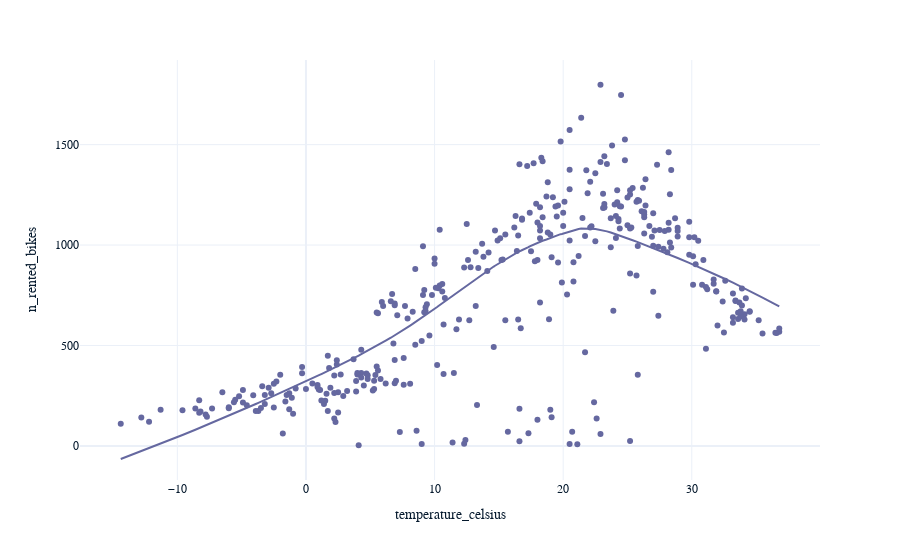

Notebook code for this chart:
### Markdown cell above
### Explore the relation between weather and rentals

### Code cell
# Query df to only keep observations at noon
noon_rides = df.query('hour == 12')

# Create a scatter plot showing temperature against number of rented bikes
# Add a trendline if you feel like it
px.scatter(noon_rides, x = 'temperature_celsius', y = 'n_rented_bikes', trendline = 'lowess')

### Figure 1 — Plotly figure (JSON) as saved in the notebook; plotly's stock layout.template omitted (floating-point values rounded to 4 significant figures; data arrays with more than 128 entries replaced by an {"elided": "..."} marker saying what was removed)
{"data": [{"hovertemplate": "temperature_celsius=%{x}<br>n_rented_bikes=%{y}<extra></extra>", "legendgroup": "", "marker": {"color": "#6568a0", "symbol": "circle"}, "mode": "markers", "name": "", "orientation": "v", "showlegend": false, "x": {"elided": "353 float values"}, "xaxis": "x", "y": {"elided": "353 int values"}, "yaxis": "y", "type": "scatter"}, {"hovertemplate": "<b>LOWESS trendline</b><br><br>temperature_celsius=%{x}<br>n_rented_bikes=%{y} <b>(trend)</b><extra></extra>", "legendgroup": "", "marker": {"color": "#6568a0", "symbol": "circle"}, "mode": "lines", "name": "", "showlegend": false, "x": {"elided": "353 float values"}, "xaxis": "x", "y": {"elided": "353 float values"}, "yaxis": "y", "type": "scatter"}], "layout": {"xaxis": {"anchor": "y", "domain": [0, 1], "title": {"text": "temperature_celsius"}}, "yaxis": {"anchor": "x", "domain": [0, 1], "title": {"text": "n_rented_bikes"}}, "legend": {"tracegroupgap": 0}, "margin": {"t": 60}}}
